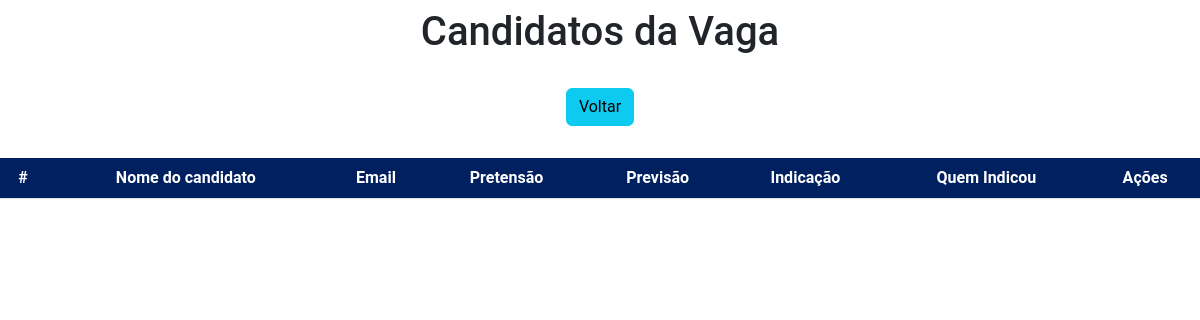
Page /view/3/ on the earlier database version.
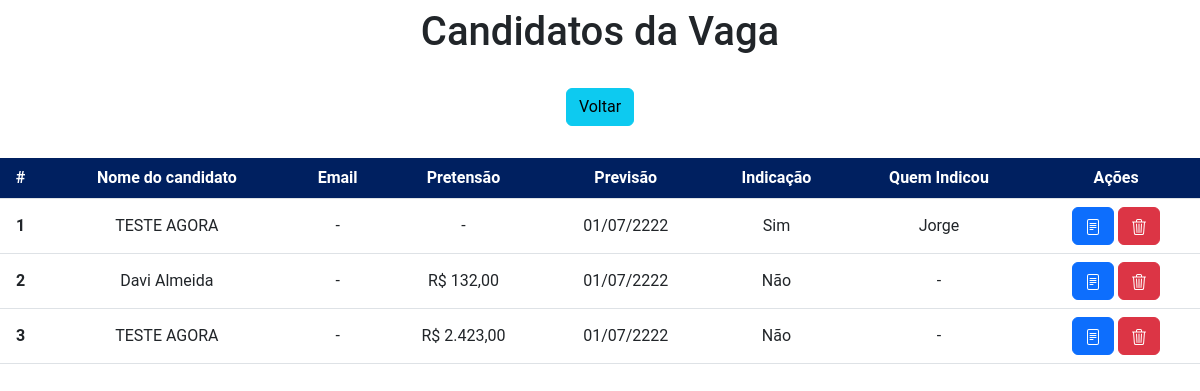
Same page on the later database version.
### app/models.py (models this page shows, shortened)
class Candidatos(models.Model):
    nome = models.CharField(max_length=150)
    vaga = models.ForeignKey(Vagas, null=False, related_name='candidato_vagas', on_delete=deletion.CASCADE)
    email = models.EmailField(null=True, blank=True, max_length=150)
    pretensao = models.DecimalField (max_digits = 9, decimal_places = 2, null=True, blank=True)
    previsao = models.DateField(null=True)
    indicacao = models.ForeignKey(IndicacaoModel, null=True, blank=True, related_name='indicacao', on_delete=deletion.DO_NOTHING)
    indicador = models.ForeignKey(Parceiros, null=True, blank=True, related_name='indicacao', on_delete=deletion.DO_NOTHING)

class IndicacaoModel(models.Model):
    indicacao_poll = models.CharField(max_length=150)
    def __str__(self):
        return self.indicacao_poll

class Parceiros(models.Model):
    parceiro = models.CharField(max_length=150)
    def __str__(self):
        return self.parceiro

### app/views.py (the view)
# urls.py: path('view/<int:pk>/', view, name='view'),
def view(request, pk):
    data = {}
    data['db'] = Candidatos.objects.filter(vaga_id=pk)
    return render(request, 'listaCandidatos.html', data)

### app/models.py (called while the page is built)
    def __str__(self):
        return  self.vaga
        return self.area

### app/templates/listaCandidatos.html (shortened to what this page needs)
<!DOCTYPE html>
{% load static %}
<html lang="pt-br">
<head>
  <link href="https://cdn.jsdelivr.net/npm/bootstrap@5.2.0-beta1/dist/css/bootstrap.min.css" rel="stylesheet"
>
</head>
<body>
  <tbody>
    <div class="col- m-auto pt-2 pb-2 text-center">
      <h1>Candidatos da Vaga</h1>
    </div>
  </tbody>
  <div class="col- m-auto pt-3 pb-2 text-center">
    <a href="/" class="btn btn-info w-600">Voltar</a>
  </div>
  <div class="col-14 m-auto pt-4 pb-2 text-center">
    <table class="table">
      <thead class="thead-dark">
        <tr>
          <th scope="col">#</th>
          <th scope="col">Nome do candidato</th>
          <th scope="col">Email</th>
          <th scope="col">Pretensão</th>
          <th scope="col">Previsão</th>
          <th scope="col">Indicação</th>
          <th scope="col">Quem Indicou</th>
          <th scope="col">Ações</th>
        </tr>
      </thead>
      <tbody>
        {% for dbs in db %}
        <tr>
          <th>{{dbs.id}}</th>
          <td>{{dbs.nome}}</td>
          {% if dbs.email == NULL %}
          <td class="prevent-none">-</td>
          {% else %}
          <td class="prevent-none">{{dbs.email}}</td>
          {%endif%}
          {% if dbs.pretensao == NULL %}
          <td class="prevent-none">-</td>
          {% else %}
          <td class="prevent-none"> R$ {{dbs.pretensao}}</td>
          {%endif%}
          {% if dbs.previsao == NULL %}
          <td class="prevent-none">-</td>
          {% else %}
          <td class="prevent-none">{{dbs.previsao | date:"d/m/yy"}}</td>
          {%endif%}
          <td class="prevent-none">{{dbs.indicacao}}</td>
          {% if dbs.indicador == NULL %}
          <td class="prevent-none">-</td>
          {% else %}
          <td class="prevent-none">{{dbs.indicador}}</td>
          {%endif%}
          <td>
            <div class="btn-layouts">
              <a href="/editCandidate/{{dbs.id}}" class="btn btn-primary" data-toggle="tooltip" data-placement="bottom"
                title="Editar Candidato"></a>
              <a href="/delete/{{dbs.id}}" class="btn btn-danger btnDel" data-toggle="tooltip" data-placement="bottom"
                title="Excluir Candidato"></a>
            </div>
          </td>
        </tr>
        {% endfor %}
      </tbody>
    </table>
  </div>
  {% load static %}
</body>
</html>

Differences in the rows shown:
added Candidatos: id "1", nome "TESTE AGORA", previsao "01/07/2222", indicacao "Sim", indicador "Jorge"
added Candidatos: id "2", nome "Davi Almeida", pretensao "132,00", previsao "01/07/2222", indicacao "Não"
added Candidatos: id "3", nome "TESTE AGORA", pretensao "2.423,00", previsao "01/07/2222", indicacao "Não"
